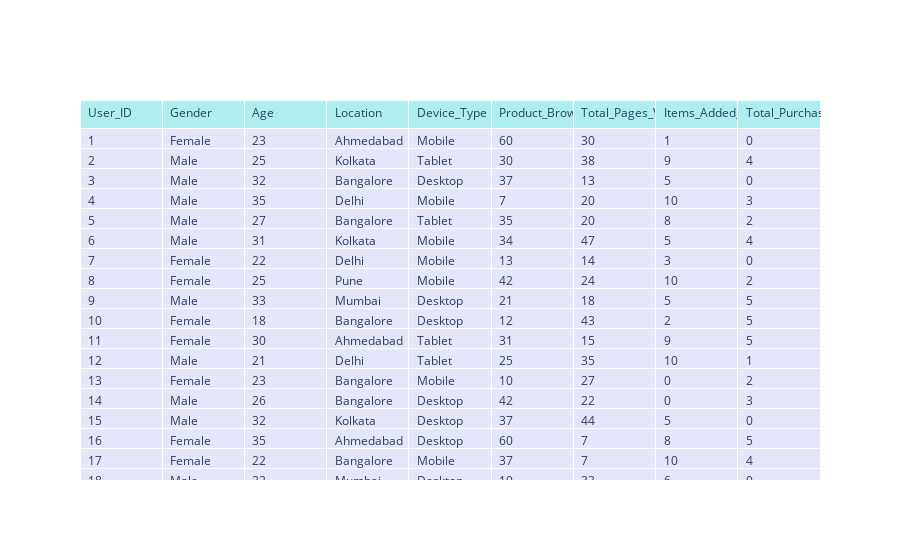

Here is the notebook cell this chart was saved with:
### Code cell
#find the summary statistics of the dataset and plot using plotly
def plotly_summary(dataset):
    fig = go.Figure(data=[go.Table(
        header=dict(values=list(dataset.columns),
                    fill_color='paleturquoise',
                    align='left'),
        cells=dict(values=[dataset[col] for col in dataset.columns],
                   fill_color='lavender',
                   align='left'))
    ])
    fig.show()
plotly_summary(dataset)

### Figure 1 — Plotly figure (JSON) as saved in the notebook; plotly's stock layout.template omitted (floating-point values rounded to 4 significant figures; data arrays with more than 128 entries replaced by an {"elided": "..."} marker saying what was removed)
{"data": [{"cells": {"align": "left", "fill": {"color": "lavender"}, "values": {"elided": "9x500 mixed values"}}, "header": {"align": "left", "fill": {"color": "paleturquoise"}, "values": ["User_ID", "Gender", "Age", "Location", "Device_Type", "Product_Browsing_Time", "Total_Pages_Viewed", "Items_Added_to_Cart", "Total_Purchases"]}, "type": "table"}], "layout": {}}
